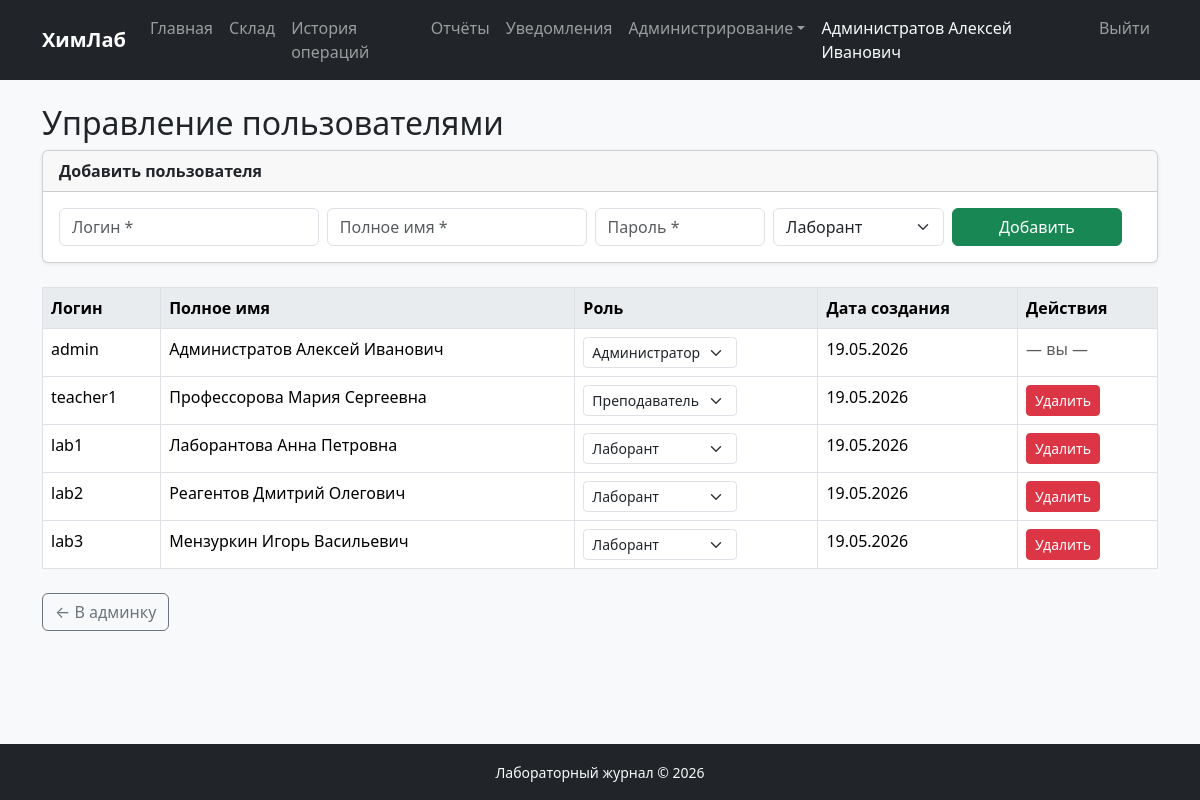
The page /admin/users.php (signed in) on the database its author committed.
### tables this page shows
CREATE TABLE `users` (
  `id`            int          NOT NULL AUTO_INCREMENT,
  `username`      varchar(50)  NOT NULL,
  `password_hash` varchar(255) NOT NULL,
  `role`          enum('lab_assistent','teacher','admin') NOT NULL DEFAULT 'lab_assistent',
  `full_name`     varchar(100) NOT NULL,
  `created_at`    timestamp    DEFAULT CURRENT_TIMESTAMP,
  PRIMARY KEY (`id`),
  UNIQUE KEY `username` (`username`)
);

### admin/users.php (the view, shortened to what this page needs)
<?php
require_once __DIR__ . '/../includes/header.php';
$db = getDB();
$users = $db->query(
    'SELECT id, username, full_name, role, created_at FROM users ORDER BY created_at DESC'
)->fetchAll();
$roleNames = [
    'admin'         => 'Администратор',
    'teacher'       => 'Преподаватель',
    'lab_assistent' => 'Лаборант',
];
?>
<h2>Управление пользователями</h2>
<div class="card mb-4">
    <div class="card-header"><strong>Добавить пользователя</strong></div>
    <div class="card-body">
        <form method="post" class="row g-2">
            <div class="col-md-3">
                <input type="text" name="username" class="form-control" placeholder="Логин *" required>
            </div>
            <div class="col-md-3">
                <input type="text" name="full_name" class="form-control" placeholder="Полное имя *" required>
            </div>
            <div class="col-md-2">
                <input type="password" name="password" class="form-control" placeholder="Пароль *" required>
            </div>
            <div class="col-md-2">
                <select name="role" class="form-select">
                    <option value="lab_assistent">Лаборант</option>
                </select>
            </div>
            <div class="col-md-2">
                <button type="submit" class="btn btn-success w-100">Добавить</button>
            </div>
        </form>
    </div>
</div>
<table class="table table-bordered table-hover">
    <thead>
        <tr>
            <th>Логин</th>
            <th>Полное имя</th>
            <th>Роль</th>
            <th>Дата создания</th>
            <th>Действия</th>
        </tr>
    </thead>
    <tbody>
    <?php foreach ($users as $u): ?>
        <tr>
            <td><?= htmlspecialchars($u['username']) ?></td>
            <td><?= htmlspecialchars($u['full_name']) ?></td>
            <td>
                <form method="post" class="d-inline">
                    <select name="new_role" class="form-select form-select-sm d-inline w-auto"
                            onchange="this.form.submit()">
                        <?php foreach ($roleNames as $val => $label): ?>
                            <option value="<?= $val ?>" <?= $u['role'] === $val ? 'selected' : '' ?>>
                                <?= $label ?>
                            </option>
                        <?php endforeach; ?>
                    </select>
                </form>
            </td>
            <td><?= date('d.m.Y', strtotime($u['created_at'])) ?></td>
            <td>
                <?php if ($u['id'] !== (int)$_SESSION['user_id']): ?>
                    <form method="post" class="d-inline"
                          onsubmit="return confirm('Удалить пользователя <?= htmlspecialchars($u['username']) ?>?')">
                        <button type="submit" class="btn btn-sm btn-danger">Удалить</button>
                    </form>
                <?php else: ?>
                    <span class="text-muted">— вы —</span>
                <?php endif; ?>
            </td>
        </tr>
    <?php endforeach; ?>
    </tbody>
</table>
<a href="/admin/index.php" class="btn btn-outline-secondary mt-2">← В админку</a>
<?php require_once __DIR__ . '/../includes/footer.php'; ?>

### css/style.css (style rules this page uses)
body { background-color: #f8f9fa; display: flex; flex-direction: column; min-height: 100vh; }
.table th { background-color: #e9ecef; }
.card { box-shadow: 0 1px 4px rgba(0,0,0,.08); }
.card-body form { max-width: 99% !important; }

### rows shown on the page
users: username "admin", full_name "Администратов Алексей Иванович", new_role "Администратор", created_at "19.05.2026", shows "— вы —"
users: username "teacher1", full_name "Профессорова Мария Сергеевна", new_role "Преподаватель", created_at "19.05.2026"
users: username "lab1", full_name "Лаборантова Анна Петровна", new_role "Лаборант", created_at "19.05.2026"
users: username "lab2", full_name "Реагентов Дмитрий Олегович", new_role "Лаборант", created_at "19.05.2026"
users: username "lab3", full_name "Мензуркин Игорь Васильевич", new_role "Лаборант", created_at "19.05.2026"

### other values the page prints
$_SESSION['full_name'] "Администратов Алексей Иванович"
